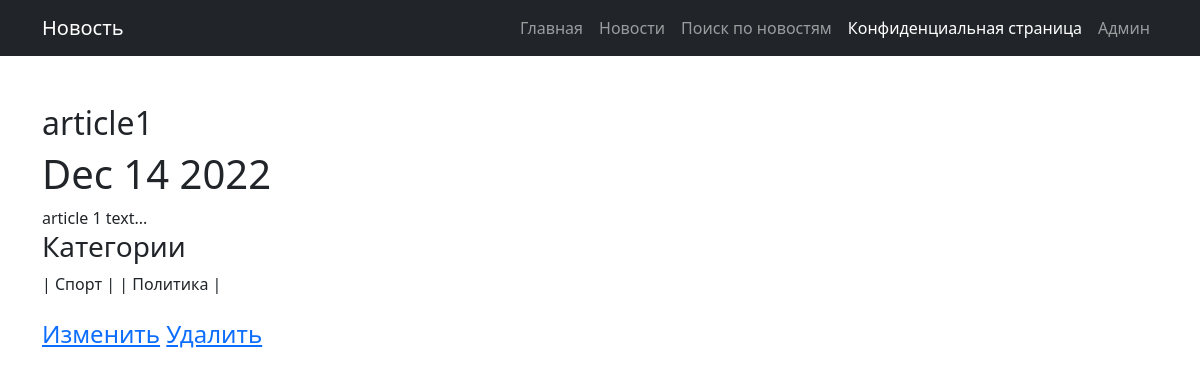
Page /post/news/1 on the earlier database version.
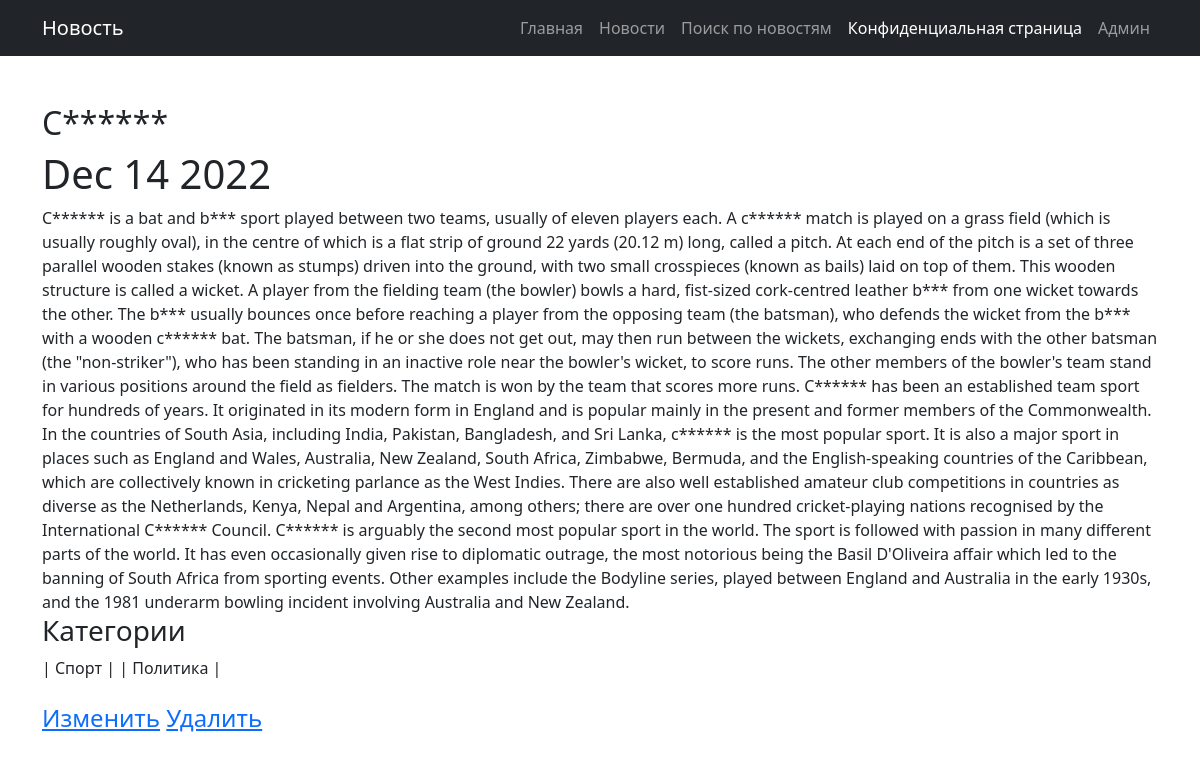
Same page on the later database version.
### news/models.py (models this page shows, shortened)
class Post(models.Model):
    post_var = models.CharField(max_length = 8, choices = chois, default = articles)
    post_time = models.DateTimeField(auto_now_add = True)
    header = models.CharField(max_length = 64)
    text = models.TextField()
    post_rating = models.IntegerField(default = 0)
    author = models.ForeignKey('Author', on_delete = models.CASCADE)
    category = models.ManyToManyField('Category', through = 'PostCategory')

### news/views.py (the view)
# urls.py: path('<str:post_var>/<int:pk>', NewsDetail.as_view(), name = 'news_detail'),
class NewsDetail(DetailView):
    model = Post
    template_name = 'new.html'
    context_object_name = 'new'
    def get_context_data(self, **kwargs):
        context = super().get_context_data(**kwargs)
        context['category'] = PostCategory.objects.filter(post = self.kwargs['pk']).values('category__category_name')
        return context

### news/templatetags/custom_filters.py (called while the page is built)
@register.filter()
def censor(value):
    censor_list = ('cricket', 'ball', 'soccer')
    value = value.split()
    cens_value = ''
    for val in value:
        if val.lower() not in censor_list:
            cens_value = cens_value + val + ' '
        else:
            cens_value = cens_value + val.replace(val[1::], '*'*(len(val)-1)) + ' '
    return f'{cens_value}'

### templates/new.html (shortened to what this page needs)
{% extends 'flatpages/default.html' %}
{% load custom_filters %}
{% block title_navbar %}
Новость
{% endblock title_navbar %}
{% block content %}
    <h2>{{ new.header|censor }}</h2>  <h1>{{ new.post_time|date:'M d Y' }}</h1>
    {{ new.text|censor }}
    <br>
    <h3>Категории</h3>
    {% for cat in category %}
    | {{ cat.category__category_name }} |
    {% endfor %}
    <br><br>
    <h4><a href=http://127.0.0.1:8000/post/{{ new.post_var }}/{{ new.pk }}/update>Изменить</a>
        <a href=http://127.0.0.1:8000/post/{{ new.post_var }}/{{ new.pk }}/delete>Удалить</a></h4>
{% endblock content %}

Differences in the rows shown:
changed Post: header|censor "article1" → "C******"; text|censor "article 1 text..." → "C****** is a bat and b*** sport played between two teams, usually of eleven players each. A c****** match is played on a grass field (which is usually roughly oval), in the centre of which is a flat strip of ground 22 yards (20.12 m) long, called a pitch. At each end of the pitch is a set of three parallel wooden stakes (known as stumps) driven into the ground, with two small crosspieces (known as bails) laid on top of them. This wooden structure is called a wicket. A player from the fielding team (the bowler) bowls a hard, fist-sized cork-centred leather b*** from one wicket towards the other. The b*** usually bounces once before reaching a player from the opposing team (the batsman), who…"
